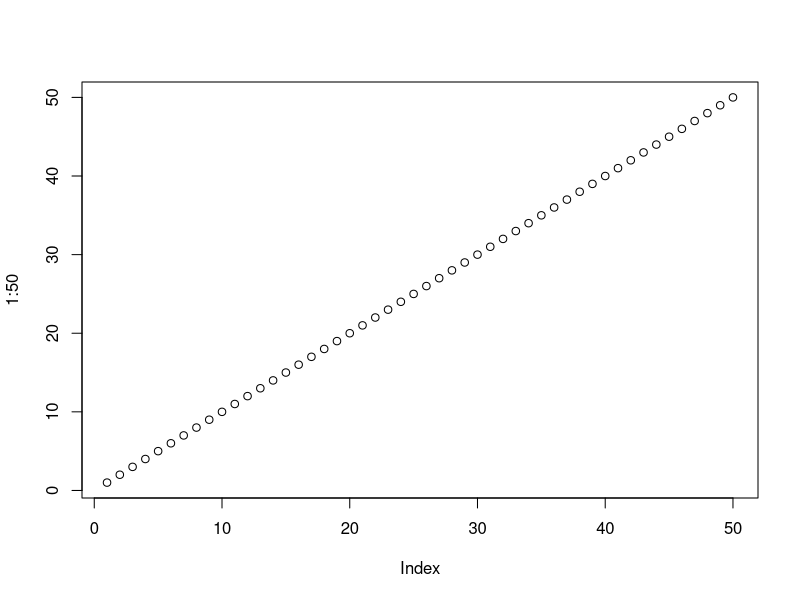
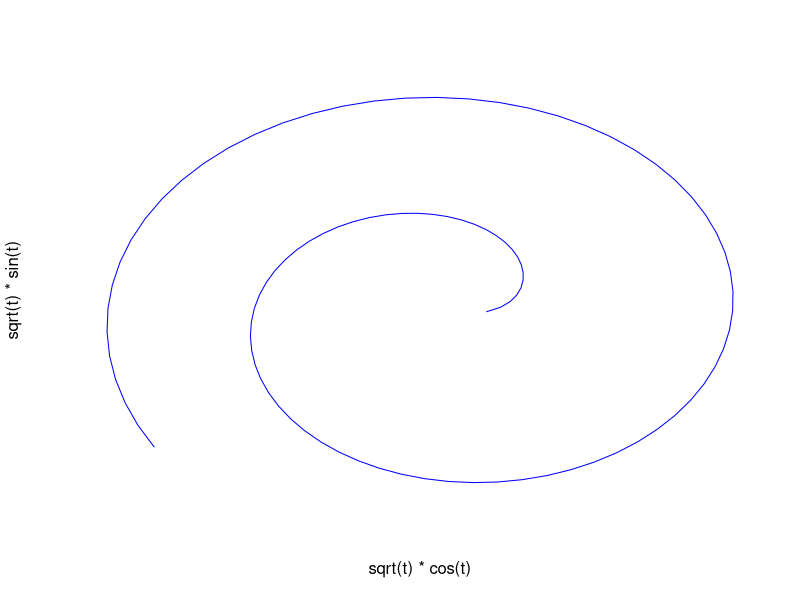

The R script that drew these images, in order:
## ---- chunk 1
letters
## ---- chunk 2
LETTERS
## ---- chunk 3
month.abb
## ---- chunk 4
month.name
## ---- chunk 5
c(14, 6, 2016, 12)
## ---- chunk 6
3 + 4
## ---- chunk 7
300 / 100
## ---- chunk 8
10 - 9
## ---- chunk 9
2 ^ 4
## ---- chunk 10
12 %% 5
## ---- chunk 11
help(package="base")
## ---- chunk 12
c(3, 4, 10)
## ---- chunk 13
sum(c(3, 4, 10))
## ---- chunk 14
sqrt(121)
## ---- chunk 15
mean(c(3, 4, 10))
median(c(3, 4, 10))
max(c(3, 4, 10))
min(c(3, 4, 10))
## ---- chunk 16
my.first.variable <- "Hello world!"
my.second.variable <- 2019
## ---- chunk 17
print(my.first.variable)
cat(my.first.variable)
## ---- chunk 18
print(my.second.variable)
cat(my.second.variable)
## ---- chunk 19
v1 <- c(14, 6, 2016)
## ---- chunk 20
v1
## ---- chunk 21
View(mtcars)
## ---- chunk 22
v2 <- c("Hello", "world", "!")
v2
## ---- chunk 23
paste(v2, collapse=" ")
## ---- chunk 24
toupper(v2)
tolower(v2)
## ---- chunk 25
v3 <- 1:12
v3
## ---- chunk 26
seq(from=1, to=22, by=3)
## ---- chunk 27
vv <- seq(from=1, to=10, length.out=19)
vv
## ---- chunk 28
length(vv)
## ---- chunk 29
plot(1:50)
## ---- chunk 30
t <- (1:100) / 10
plot(sqrt(t) * cos(t), sqrt(t) * sin(t), type="l", axes=FALSE, col="blue")
## ---- chunk 31
v3
month.abb
## ---- chunk 32
names(v3) <- toupper(month.abb)
v3
## ---- chunk 33
names(v3)
## ---- chunk 34
v3 * 10
## ---- chunk 35
# LETTERS is a built-in variable that stored the uppercase letters of the alphabet:
LETTERS
## ---- chunk 36
LETTERS[11]
## ---- chunk 37
# The c() function generates a vector:
c(8,5,12,12,15)
## ---- chunk 38
h <- LETTERS[c(8,5,12,12,15)]
h
## ---- chunk 39
paste(h, collapse="")
## ---- chunk 40
v3
## ---- chunk 41
# v3[11]
v3["NOV"]
# v3["NOV"] * 10000
## ---- chunk 42
# c("JAN", "MAR")
# v3[c(1,3)]
v3[c("JAN", "MAR")]
## ---- chunk 43
v4 <- 1:3
v4
## ---- chunk 44
c(TRUE, FALSE, TRUE)
v4[c(TRUE, FALSE, TRUE)]
## ---- chunk 45
v4
v4 > 1
x <- v4 > 1
x
v4[x]
## ---- chunk 46
v3
is.numeric(v3)
class(3.5)
# typeof(v3) # integer = whole numbers
# typeof(3.5) # "double"
## ---- chunk 47
v2
class(v2)
# is.character(v2)
# is.numeric(v2)
# typeof(v2)
## ---- chunk 48
10 > 2
2 > 10
3 == 3.0
4 == 5
## ---- chunk 49
1:10         # generates a vector of numbers from 1 to 10
1:10 >= 5    # generates a vector of boolean values
## ---- chunk 50
v5 <- 1:10 >= 5
v5
## ---- chunk 51
names(v5) <- paste("No.", 1:10, sep="")
v5
## ---- chunk 52
class(v5)
is.logical(v5)
# is.logical(letters)
# typeof(letters)
# is.numeric(1:10)
# is.numeric(1.2)
## ---- chunk 53
# generates a vector
1:24
## ---- chunk 54
mx1 <- matrix(1:24, ncol=6)
mx1
## ---- chunk 55
# Fill by column:
# mx2 <- matrix(LETTERS[1:24], nrow=6, byrow=FALSE)
# mx2
## ---- chunk 56
# Fill by row:
# mx3 <- matrix(LETTERS[1:24], nrow=6, byrow=TRUE)
# mx3
## ---- chunk 57
# v3
v3 * 100
## ---- chunk 58
# mx1
mx1 + 1000
## ---- chunk 59
# Transpose a matrix with 't()' function:
# mx1
# t(mx1)
## ---- chunk 60
# 'iris' is another variable 'built into' R that stores a data frame:
# class(iris)
# class(mx1)
## ---- chunk 61
df1 <- data.frame(Name=c("Jane", "Jack", "Jaim"),
                  Age=c(5, 12, 30),
                  Female=c(TRUE, FALSE, FALSE))
df1
## ---- chunk 62
sapply(df1, class)
## ---- chunk 63
View(df1)
## ---- chunk 64
print(df1)
## ---- chunk 65
df1[1,1]
## ---- chunk 66
df1[3,2]
## ---- chunk 67
df1[,1]
## ---- chunk 68
df1[1,]
## ---- chunk 69
df1[c(2,3), c(1,3)]
## ---- chunk 70
df1[c(FALSE, TRUE, TRUE), c(TRUE, FALSE, TRUE)]
## ---- chunk 71
names(df1)
## ---- chunk 72
names(df1) <- c("Nom", "Age", "Femelle")
df1
## ---- chunk 73
df1$Nom
class(df1$Nom)
## ---- chunk 74
row.names(df1) <- paste0("Row", seq_len(nrow(df1)))
df1
## ---- chunk 75
df1[, c("Nom", "Femelle")]
## ---- chunk 76
df1[c("Row1", "Row3"), ]
## ---- chunk 77
df1[c("Row1", "Row3"), c("Nom", "Femelle")]
## ---- chunk 78
a <- c(2,3)
b <- c(TRUE, FALSE, TRUE)
c <- c("Nom", "Age")
## ---- chunk 79
df1[a, b]
## ---- chunk 80
df1[b, c]
## ---- chunk 81
df2a <- data.frame(
        Gene = c("ABCG1", "IRF1", "STAT3", "NEU1"),
        Gene.ID = c(9619, 3659, 6774, 4758)
)
df2a
## ---- chunk 82
df2b <- data.frame(
        Gene = c("ABCG1", "IRF1", "STAT3", "NEU1"),
        Gene.Name = c("ATP binding cassette subfamily G member 1",
                      "interferon regulatory factor 1",
                      "signal transducer and activator of transcription 3",
                      "neuraminidase 1"
                      )
)
## ---- chunk 83
df3 <- merge(x=df2a, y=df2b, by="Gene")
df3
